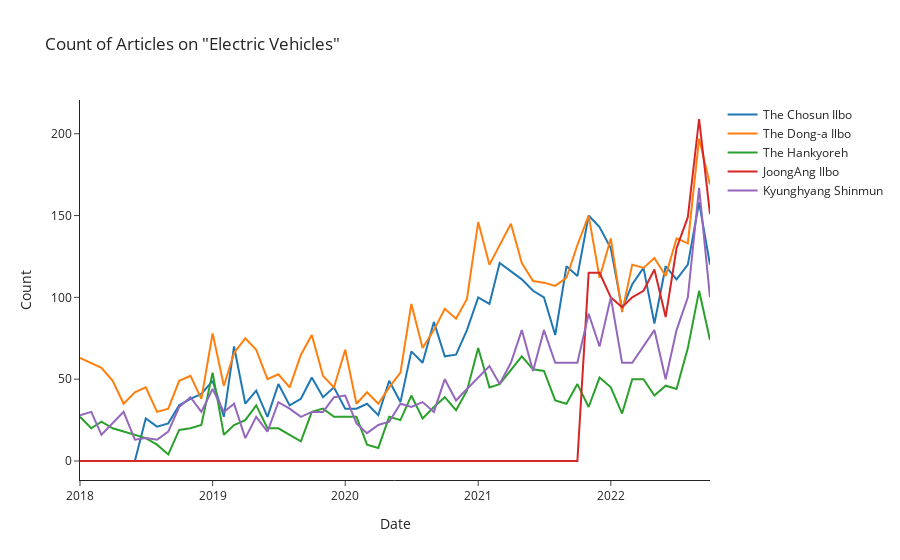

Notebook code cell kept with this figure:
### Code cell
fig = go.Figure()

fig.add_trace(go.Scatter(x = news['date'], y = news['chosun'],
             name = 'The Chosun Ilbo', mode = 'lines'))
fig.add_trace(go.Scatter(x = news['date'], y = news['donga'],
             name = 'The Dong-a Ilbo', mode = 'lines'))
fig.add_trace(go.Scatter(x = news['date'], y = news['hani'],
             name = 'The Hankyoreh', mode = 'lines'))
fig.add_trace(go.Scatter(x = news['date'], y = news['joongang'],
             name = 'JoongAng Ilbo', mode = 'lines'))
fig.add_trace(go.Scatter(x = news['date'], y = news['khan'],
             name = 'Kyunghyang Shinmun', mode = 'lines'))

fig.update_layout(title = 'Count of Articles on "Electric Vehicles"',
                 xaxis_title = 'Date',
                 yaxis_title = 'Count',
                 template = 'simple_white')

fig.show()
